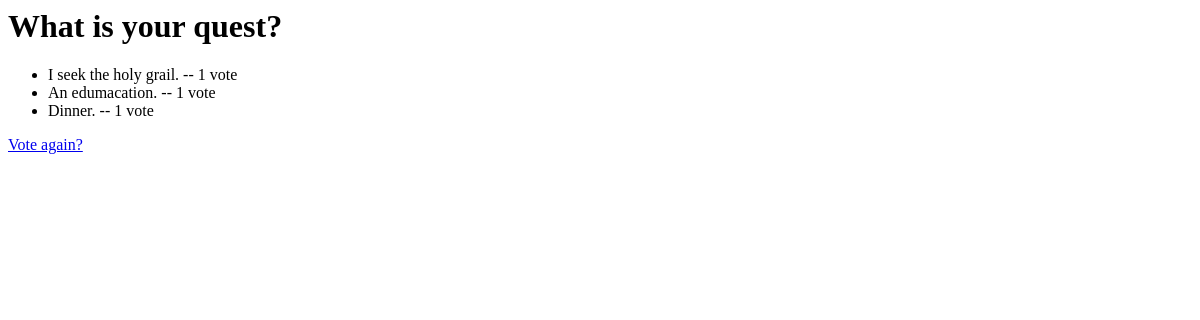
The app's page /polls/1/results/, older data.
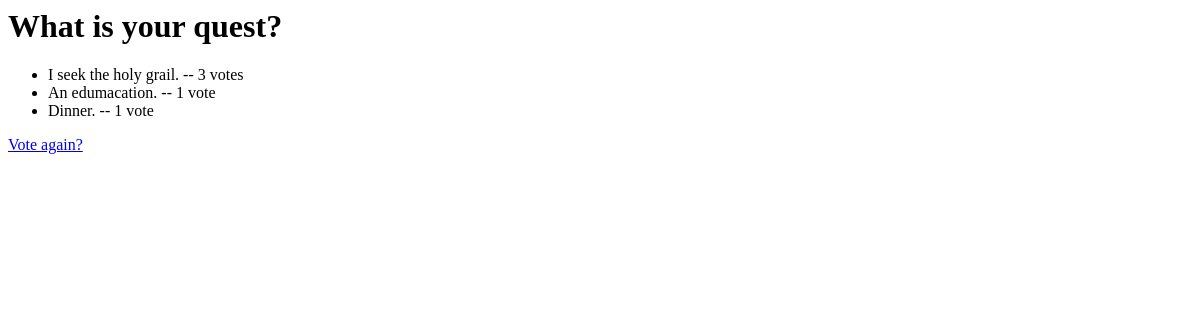
The same page, newer data.
### polls/models.py (models this page shows, shortened)
class Choice(models.Model):
	poll = models.ForeignKey(Poll)
	answer = models.CharField(max_length=200)
	count = models.IntegerField(default=0)

### polls/views.py (the view)
# urls.py: url(r'^(?P<pk>\d+)/results/$', views.ResultsView.as_view(), name='results'),
class ResultsView(generic.DetailView):
	model = Poll
	template_name = 'polls/results.html'

### polls/templates/polls/results.html
<h1>{{ poll.question }}</h1>
<ul>
{% for choice in poll.choice_set.all %}
	<li>{{ choice.answer }} -- {{ choice.count }} vote{{ choice.count|pluralize }}</li>
{% endfor %}
</ul>
<a href="{% url 'polls:detail' poll.id %}">Vote again?</a>

Row changes from the older to the newer data that the page shows:
changed Choice "I seek the holy grail.": count "1" → "3"
